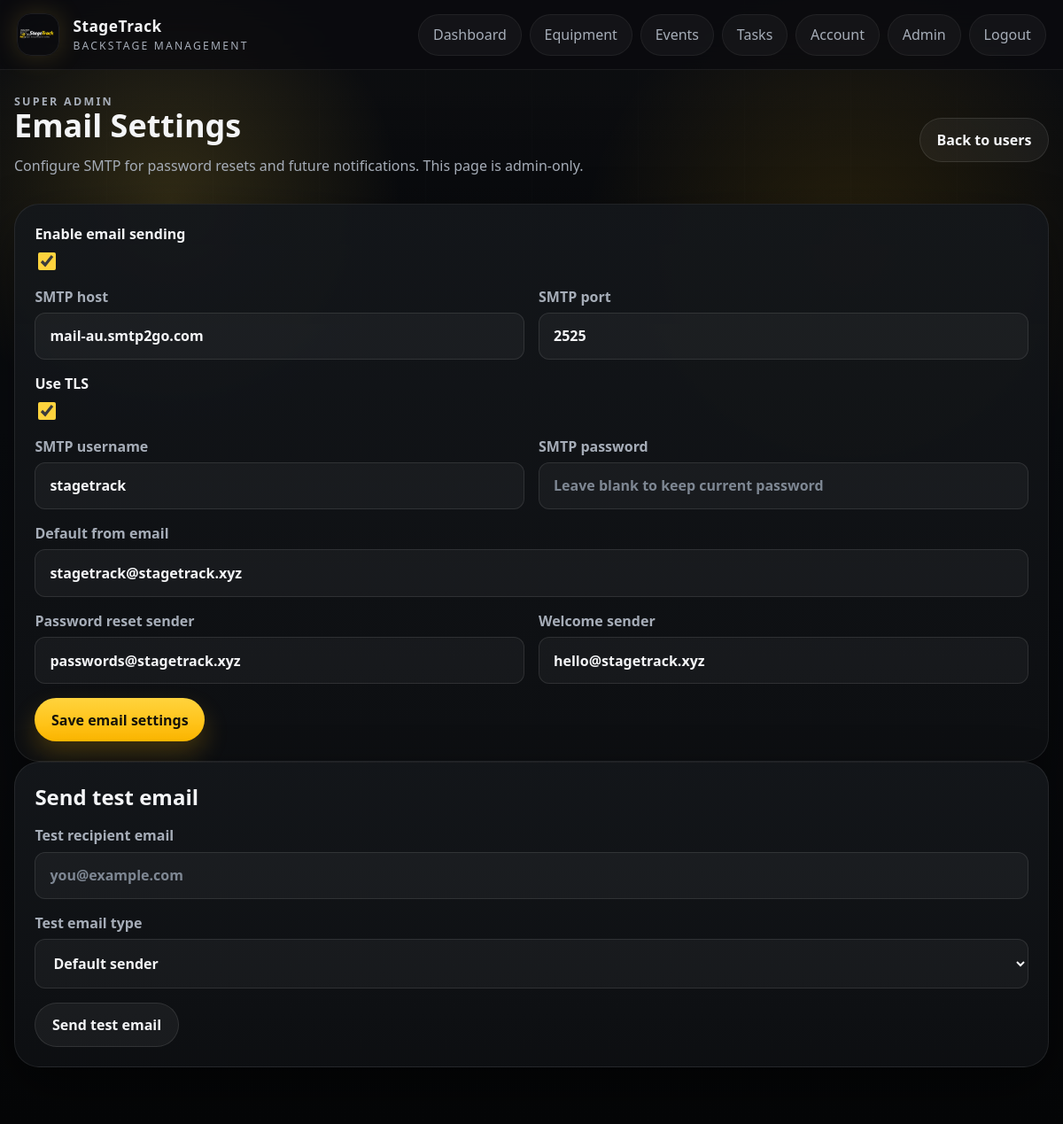
/admin/settings/email (signed in), run on the app's committed database.
### app/models.py (models this page shows)
class EmailSettings(db.Model):
    id = db.Column(db.Integer, primary_key=True)
    smtp_host = db.Column(db.String(255), nullable=False, default="")
    smtp_port = db.Column(db.Integer, nullable=False, default=587)
    smtp_use_tls = db.Column(db.Boolean, nullable=False, default=True)
    smtp_username = db.Column(db.String(255), default="")
    smtp_password = db.Column(db.String(255), default="")
    smtp_from_email = db.Column(db.String(255), nullable=False, default="")
    smtp_from_reset_email = db.Column(db.String(255), nullable=False, default="")
    smtp_from_welcome_email = db.Column(db.String(255), nullable=False, default="")
    smtp_enabled = db.Column(db.Boolean, nullable=False, default=False)
    updated_at = db.Column(db.DateTime, default=datetime.utcnow, onupdate=datetime.utcnow, nullable=False)

### app/admin/routes.py (the view, shortened to what this page needs)
@admin_bp.route("/settings/email", methods=["GET", "POST"])
@role_required("Admin")
def email_settings():
    settings = get_email_settings()
    return render_template("admin/email_settings.html", settings=settings)

### app/auth/routes.py (called while the page is built)
def current_user():
    user_id = session.get("user_id")
    if not user_id:
        return None
    user = db.session.get(User, user_id)
    if user and not user.is_active:
        session.clear()
        return None
    return user

def role_required(*allowed_roles):
    def decorator(view):
        @wraps(view)
        def wrapped_view(*args, **kwargs):
            user = current_user()
            if not user:
                return redirect(url_for("auth.login"))
            if user.role not in allowed_roles:
                flash("You do not have permission to access that page.", "error")
                return redirect(url_for("dashboard"))
            return view(*args, **kwargs)
        return wrapped_view
    return decorator

@auth_bp.app_context_processor
def inject_user():
    first_user_pending = User.query.count() == 0
    return {
        "current_user": current_user(),
        "manager_roles": MANAGER_ROLES,
        "registration_open": first_user_pending,
    }

### app/email_service.py (called while the page is built)
def get_email_settings():
    settings = EmailSettings.query.order_by(EmailSettings.id.asc()).first()
    if not settings:
        settings = EmailSettings()
        db.session.add(settings)
        db.session.commit()
    return settings

### app/templates/admin/email_settings.html (shortened to what this page needs)
{% extends "base.html" %}
{% block content %}
<section class="page-header page-header-inline">
    <div>
        <p class="eyebrow">Super admin</p>
        <h1>Email Settings</h1>
        <p>Configure SMTP for password resets and future notifications. This page is admin-only.</p>
    </div>
    <a class="button button-secondary" href="{{ url_for('admin.users') }}">Back to users</a>
</section>
<section class="panel">
    <form method="post" class="form-grid two-column">
        <label class="full-width">
            <span>Enable email sending</span>
            <input type="checkbox" name="smtp_enabled" {% if settings.smtp_enabled %}checked{% endif %}>
        </label>
        <label>
            SMTP host
            <input type="text" name="smtp_host" value="{{ settings.smtp_host }}" placeholder="smtp.office365.com" required>
        </label>
        <label>
            SMTP port
            <input type="number" name="smtp_port" value="{{ settings.smtp_port }}" min="1" required>
        </label>
        <label class="full-width">
            <span>Use TLS</span>
            <input type="checkbox" name="smtp_use_tls" {% if settings.smtp_use_tls %}checked{% endif %}>
        </label>
        <label>
            SMTP username
            <input type="text" name="smtp_username" value="{{ settings.smtp_username }}">
        </label>
        <label>
            SMTP password
            <input type="password" name="smtp_password" placeholder="Leave blank to keep current password">
        </label>
        <label class="full-width">
            Default from email
            <input type="email" name="smtp_from_email" value="{{ settings.smtp_from_email }}" placeholder="noreply@school.edu" required>
        </label>
        <label>
            Password reset sender
            <input type="email" name="smtp_from_reset_email" value="{{ settings.smtp_from_reset_email }}" placeholder="passwordreset@stagetrack.xyz">
        </label>
        <label>
            Welcome sender
            <input type="email" name="smtp_from_welcome_email" value="{{ settings.smtp_from_welcome_email }}" placeholder="welcome@stagetrack.xyz">
        </label>
        <div class="actions full-width">
            <button class="button button-primary" type="submit">Save email settings</button>
        </div>
    </form>
</section>
<section class="panel">
    <div class="panel-header">
        <h2>Send test email</h2>
    </div>
    <form method="post" action="{{ url_for('admin.test_email_settings') }}" class="form-grid">
        <label>
            Test recipient email
            <input type="email" name="test_email" placeholder="you@example.com" required>
        </label>
        <label>
            Test email type
            <select name="email_type">
                <option value="general">Default sender</option>
            </select>
        </label>
        <div class="actions">
            <button class="button button-secondary" type="submit">Send test email</button>
        </div>
    </form>
</section>
{% endblock %}

### app/static/css/styles.css (style rules this page uses)
:root { --bg: #070809; --bg-soft: #101214; --surface: rgba(18, 20, 24, 0.92); --surface-strong: #14171b; --surface-soft: rgba(255, 255, 255, 0.04); --card: rgba(23, 26, 31, 0.88); --ink: #f4f5f7; --muted: #a6adb8; --line: rgba(255, 255, 255, 0.1); --gold: #ffd33d; --gold-strong: #ffb800; --gold-soft: rgba(255, 211, 61, 0.12); --accent: #f2ede3; --danger: #ff7d7d; --success: #69d48f; --shadow: 0 24px 60px rgba(0, 0, 0, 0.45); --shadow-soft: 0 14px 36px rgba(0, 0, 0, 0.25); --radius-xl: 28px; --radius-lg: 22px; --radius-md: 16px; --radius-sm: 12px; }
* { box-sizing: border-box; }
html { scroll-behavior: smooth; }
body { margin: 0; color: var(--ink); font-family: "Trebuchet MS", "Segoe UI", sans-serif; background: radial-gradient(circle at 16% 18%, rgba(255, 211, 61, 0.16), transparent 18%), radial-gradient(circle at 80% 22%, rgba(255, 184, 0, 0.12), transparent 22%), linear-gradient(180deg, #0a0b0d 0%, #090b0f 38%, #050607 100%); min-height: 100vh; position: relative; }
a { color: inherit; text-decoration: none; }
button, input, select, textarea { font: inherit; }
.hero, .panel, .auth-card, .stat-card, .mini-panel { background: linear-gradient(180deg, rgba(20, 23, 27, 0.95), rgba(14, 16, 19, 0.92)); border: 1px solid rgba(255, 255, 255, 0.08); border-radius: var(--radius-xl); box-shadow: var(--shadow); }
.hero-content, .hero-panel, .panel, .auth-card, .mini-panel { position: relative; z-index: 1; }
.hero-badge, .eyebrow { display: inline-flex; align-items: center; gap: 0.45rem; margin: 0; color: var(--gold); text-transform: uppercase; letter-spacing: 0.18em; font-size: 0.78rem; font-weight: 700; }
.hero-copy, .page-header p, .empty-state, .flash, label, td, th, tbody span, .support-copy { color: var(--muted); }
.panel, .auth-card, .mini-panel { padding: 1.4rem; }
.mini-panel h2, .panel h2, .page-header h1, .auth-card h1, .section-title { margin: 0; color: var(--ink); }
.page-header { display: grid; gap: 0.9rem; margin-bottom: 1rem; }
.page-header-inline, .panel-header, .filter-bar, .actions, .inline-form, .hero-actions, .auth-actions, .split-actions { display: flex; gap: 0.75rem; align-items: center; flex-wrap: wrap; }
.page-header-inline, .panel-header { justify-content: space-between; }
.page-header h1 { font-size: clamp(2rem, 3vw, 3rem); line-height: 1; }
.panel-header { margin-bottom: 1rem; }
.button, .button-link { display: inline-flex; align-items: center; justify-content: center; border-radius: 999px; padding: 0.82rem 1.16rem; border: none; cursor: pointer; font-weight: 700; transition: 160ms ease; }
.button-primary { background: linear-gradient(180deg, var(--gold) 0%, var(--gold-strong) 100%); color: #15120a; box-shadow: 0 14px 28px rgba(255, 184, 0, 0.22); }
.button-secondary { background: rgba(255, 255, 255, 0.05); color: var(--ink); border: 1px solid rgba(255, 255, 255, 0.1); }
.form-grid { display: grid; gap: 1rem; }
.two-column { grid-template-columns: repeat(2, minmax(0, 1fr)); }
.full-width { grid-column: 1 / -1; }
label { display: grid; gap: 0.45rem; font-weight: 700; }
label span { color: var(--ink); }
input, select, textarea { width: 100%; padding: 0.92rem 1rem; border-radius: var(--radius-sm); border: 1px solid rgba(255, 255, 255, 0.1); background: rgba(255, 255, 255, 0.04); color: var(--ink); }
select { color-scheme: dark; }
select option, select optgroup { background: #f5f1e8; color: #15171b; }
input::placeholder, textarea::placeholder { color: #7e8793; }
input[type="checkbox"] { width: 1.2rem; height: 1.2rem; accent-color: var(--gold); }

### data on the page
EmailSettings: smtp_enabled "☑", smtp_host "mail-au.smtp2go.com", smtp_port "2525", smtp_use_tls "☑", smtp_username "stagetrack", smtp_from_email "stagetrack@stagetrack.xyz", smtp_from_reset_email "passwords@stagetrack.xyz", smtp_from_welcome_email "hello@stagetrack.xyz"
